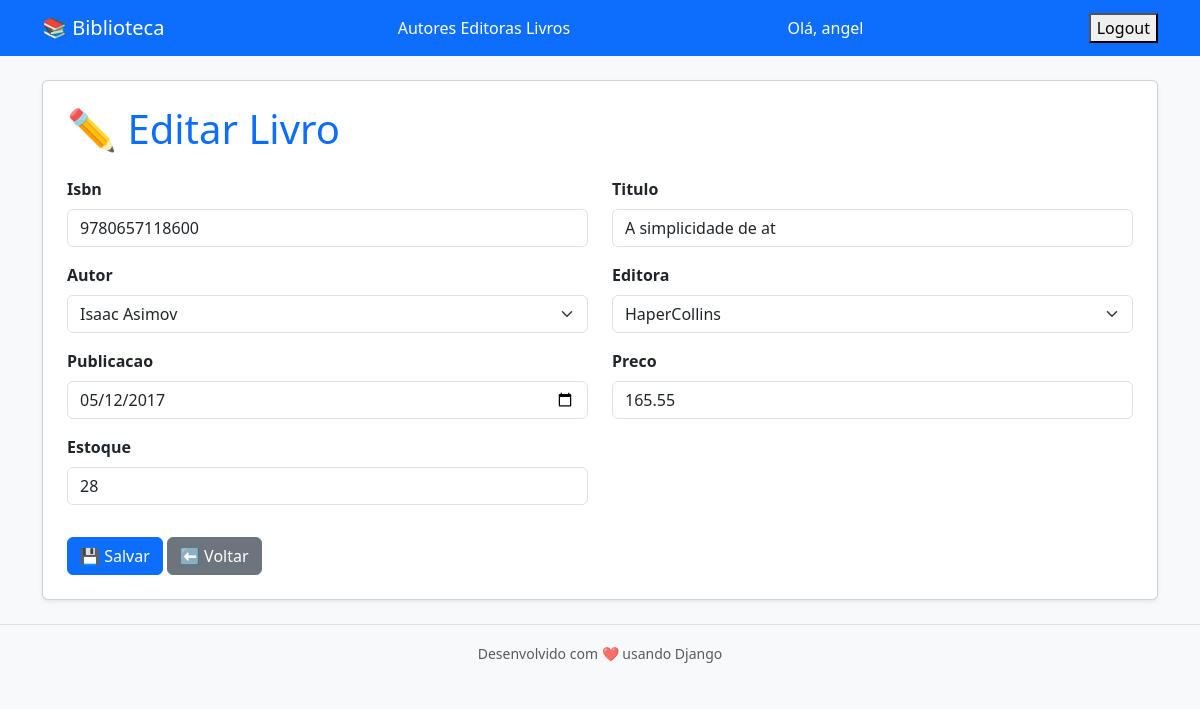
Page /biblioteca/livro/3/editar/ (signed in) on the committed database.
### biblioteca/models.py (models this page shows, shortened)
class Livro(models.Model):
    id = models.AutoField(primary_key=True)
    isbn = models.CharField(max_length=13, unique=True)
    autor = models.ForeignKey(
        Autor,
        on_delete=models.CASCADE
    )
    titulo = models.CharField(max_length=500)
    publicacao = models.DateField()
    preco = models.DecimalField(max_digits=6, decimal_places=2)
    estoque = models.IntegerField()
    editora = models.ForeignKey(Editora, on_delete=models.CASCADE)

### biblioteca/views.py (the view)
# urls.py: path('<str:entidade>/<int:pk>/editar/', views.editar_objeto, name='editar'),
@login_required
def editar_objeto(request, entidade, pk):
    modelo, Form = MAPEAMENTO.get(entidade, (None, None))
    if not modelo:
        return render(request, 'biblioteca/erro.html', {'mensagem': f'Entidade "{entidade}" inválida.'})
    if entidade == 'livro' and not request.user.has_perm('biblioteca.change_livro'):
        raise PermissionDenied("Você não tem permissão para editar livros.")
    obj = get_object_or_404(modelo, pk=pk)
    if request.method == 'POST':
        form = Form(request.POST, instance=obj)
        if form.is_valid():
            form.save()
            return redirect('listar', entidade=entidade)
    else:
        form = Form(instance=obj)
    return render(request, 'biblioteca/form.html', {'form': form, 'entidade': entidade})

### biblioteca/forms.py
class LivroForm(forms.ModelForm):
    class Meta:
        model = Livro
        fields = [
            'isbn', 'titulo', 'autor', 'editora',
            'publicacao', 'preco', 'estoque'
        ]
        widgets = {
            'isbn': forms.TextInput(attrs={
                'class': 'form-control',
                'placeholder': 'Ex: 9781234567890'
            }),
            'titulo': forms.TextInput(attrs={
                'class': 'form-control',
                'placeholder': 'Título do livro'
            }),
            'autor': forms.Select(attrs={'class': 'form-select'}),
            'editora': forms.Select(attrs={'class': 'form-select'}),
            'publicacao': forms.DateInput(
                attrs={'class': 'form-control', 'type': 'date'}
            ),
            'preco': forms.NumberInput(attrs={
                'class': 'form-control',
                'step': '0.01',
                'placeholder': 'Ex: 49.90'
            }),
            'estoque': forms.NumberInput(attrs={
                'class': 'form-control',
                'placeholder': 'Quantidade em estoque'
            }),
        }

### biblioteca/models.py (called while the page is built)
    def __str__(self):
        return self.nome

    def __str__(self):
        return self.nome

### biblioteca/templates/biblioteca/form.html (shortened to what this page needs)
{% extends 'biblioteca/base.html' %}
{% block content %}
<div class="card shadow-sm p-4">
    <h1 class="mb-4 text-primary">
        {% if form.instance.pk %}
            ✏️ Editar {{ entidade|capfirst }}
        {% else %}
            ➕ Novo {{ entidade|capfirst }}
        {% endif %}
    </h1>
    <form method="post" novalidate>
        <div class="row">
            {% for field in form %}
                <div class="mb-3 col-md-6">
                    <label for="{{ field.id_for_label }}" class="form-label fw-semibold">
                        {{ field.label }}
                    </label>
                    {{ field }}
                </div>
            {% endfor %}
        </div>
        <div class="mt-3">
            <button type="submit" class="btn btn-primary">💾 Salvar</button>
            <a href="{% url 'listar' entidade %}" class="btn btn-secondary">⬅️ Voltar</a>
        </div>
    </form>
</div>
{% endblock %}

### biblioteca/templates/biblioteca/base.html (shortened to what this page needs)
<!DOCTYPE html>
<html lang="pt-br">
<head>
    <link href="https://cdn.jsdelivr.net/npm/bootstrap@5.3.2/dist/css/bootstrap.min.css" rel="stylesheet">
</head>
<body class="bg-light">
    <nav class="navbar navbar-expand-lg navbar-dark bg-primary mb-4">
        <div class="container">
            <a class="navbar-brand" href="{% url 'dashboard' %}">📚 Biblioteca</a>
            <div>
                <a class="nav-link d-inline text-white" href="{% url 'listar' 'autor' %}">Autores</a>
                <a class="nav-link d-inline text-white" href="{% url 'listar' 'editora' %}">Editoras</a>
                <a class="nav-link d-inline text-white" href="{% url 'listar' 'livro' %}">Livros</a>
            </div>
            {% if request.user.is_authenticated %}
                <span class="nav-link d-inline text-white" style="margin-right:8px;">Olá, {{ request.user.username }}</span>
                <form class="nav-link d-inline text-white" method="post" action="{% url 'logout' %}" style="display:inline;">
                    <button type="submit" >Logout</button>
                </form>
            {% else %}
                <a class="nav-link d-inline text-white" href="{% url 'signin' %}">Entrar</a> |
                <a class="nav-link d-inline text-white" href="{% url 'signup' %}">Registrar</a>
            {% endif %}
        </div>
    </nav>
    <div class="container">
        {% block content %}
        {% endblock %}
    </div>
    <footer class="text-center text-muted py-3 mt-4 border-top">
        <small>Desenvolvido com ❤️ usando Django</small>
    </footer>
</body>
</html>

### rows in the picture
Livro: form "9780657118600" "A simplicidade de at" "Isaac Asimov" "HaperCollins" "05/12/2017" "165.55" "28"

### other values in the picture
{{ request.user.username }} "angel"
{{ entidade|capfirst }} "Livro"
{{ field.label }} "Isbn" "Titulo" "Autor" "Editora" "Publicacao" "Preco" "Estoque"
